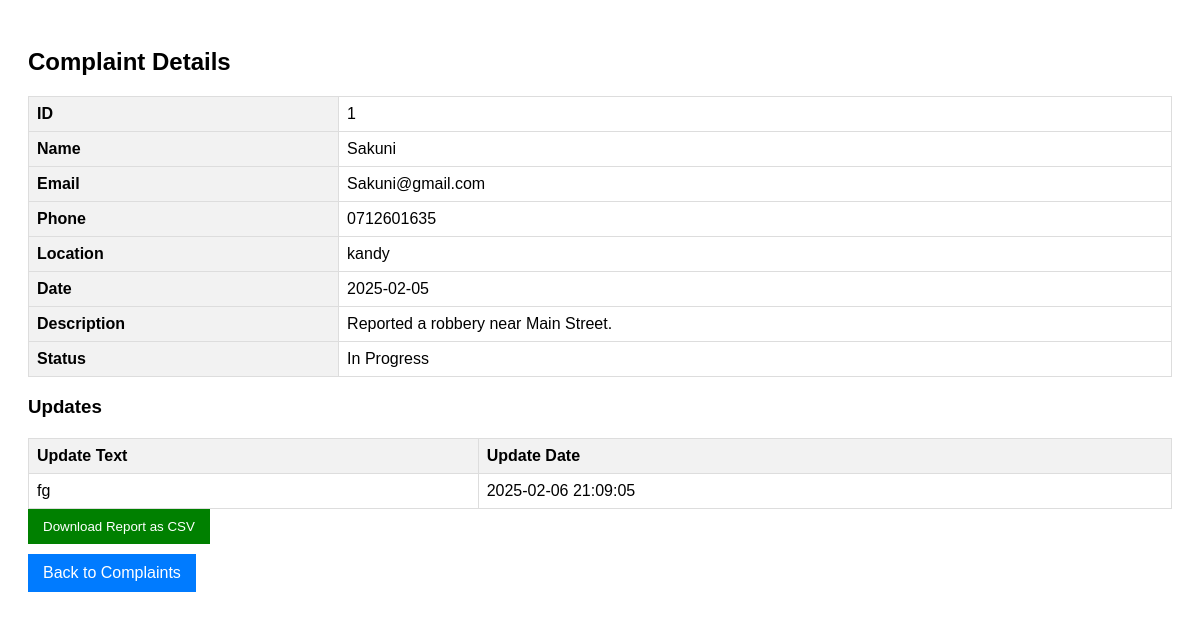
The page /Complaint_Details.php?id=1 on the database its author committed.
### tables this page shows
CREATE TABLE `crime_reports` (
  `id` int(11) NOT NULL,
  `name` varchar(255) NOT NULL,
  `email` varchar(255) NOT NULL,
  `phone` varchar(20) NOT NULL,
  `location` varchar(255) NOT NULL,
  `date` date NOT NULL,
  `description` text NOT NULL,
  `evidence` varchar(255) DEFAULT NULL,
  `submitted_at` timestamp NOT NULL DEFAULT current_timestamp(),
  `latitude` decimal(10,8) DEFAULT NULL,
  `longitude` decimal(11,8) DEFAULT NULL,
  `status` varchar(50) NOT NULL DEFAULT 'Pending',
  `notes` text DEFAULT NULL
);

CREATE TABLE `updates` (
  `id` int(11) NOT NULL,
  `report_id` int(11) DEFAULT NULL,
  `update_text` text NOT NULL,
  `update_date` timestamp NOT NULL DEFAULT current_timestamp()
);

### Complaint_Details.php (the view, shortened to what this page needs)
<?php
include 'database.php';
if (isset($_GET['id']) && is_numeric($_GET['id'])) {
    $complaint_id = intval($_GET['id']);
} else {
    die("Invalid Complaint ID.");
}
$sql = "SELECT * FROM crime_reports WHERE id = ?";
$stmt = mysqli_prepare($conn, $sql);
mysqli_stmt_bind_param($stmt, "i", $complaint_id);
mysqli_stmt_execute($stmt);
$result = mysqli_stmt_get_result($stmt);
$complaint = mysqli_fetch_assoc($result);
$updates_sql = "SELECT * FROM updates WHERE report_id = ? ORDER BY update_date DESC";
$updates_stmt = mysqli_prepare($conn, $updates_sql);
mysqli_stmt_bind_param($updates_stmt, "i", $complaint_id);
mysqli_stmt_execute($updates_stmt);
$updates_result = mysqli_stmt_get_result($updates_stmt);
?>
<!DOCTYPE html>
<html lang="en">
<head>
</head>
<body>
    <h2>Complaint Details</h2>
    <table>
        <tr><th>ID</th><td><?= htmlspecialchars($complaint['id']) ?></td></tr>
        <tr><th>Name</th><td><?= htmlspecialchars($complaint['name']) ?></td></tr>
        <tr><th>Email</th><td><?= htmlspecialchars($complaint['email']) ?></td></tr>
        <tr><th>Phone</th><td><?= htmlspecialchars($complaint['phone']) ?></td></tr>
        <tr><th>Location</th><td><?= htmlspecialchars($complaint['location']) ?></td></tr>
        <tr><th>Date</th><td><?= htmlspecialchars($complaint['date']) ?></td></tr>
        <tr><th>Description</th><td><?= nl2br(htmlspecialchars($complaint['description'])) ?></td></tr>
        <tr><th>Status</th><td><?= htmlspecialchars($complaint['status']) ?></td></tr>
    </table>
    <h3>Updates</h3>
    <?php if (mysqli_num_rows($updates_result) > 0): ?>
        <table>
            <tr><th>Update Text</th><th>Update Date</th></tr>
            <?php while ($update = mysqli_fetch_assoc($updates_result)): ?>
                <tr>
                    <td><?= htmlspecialchars($update['update_text']) ?></td>
                    <td><?= htmlspecialchars($update['update_date']) ?></td>
                </tr>
            <?php endwhile; ?>
        </table>
    <?php else: ?>
        <p>No updates available.</p>
    <?php endif; ?>
    <form method="POST">
        <button type="submit" name="download" class="download-btn">Download Report as CSV</button>
    </form>
    <a href="Police_Officer_View-Complaints.php" class="back-btn">Back to Complaints</a>
</body>
</html>

### Complaint_Details.php (style rules this page uses)
body { font-family: Arial, sans-serif; padding: 20px; }
table { width: 100%; border-collapse: collapse; margin-top: 20px; }
th, td { border: 1px solid #ddd; padding: 8px; text-align: left; }
th { background-color: #f2f2f2; }
.download-btn { padding: 10px 15px; background: green; color: white; border: none; cursor: pointer; }
.back-btn { display: inline-block; margin-top: 10px; padding: 10px 15px; background: #007bff; color: white; text-decoration: none; }

### rows shown on the page
crime_reports: id "1", name "Sakuni", email "Sakuni@gmail.com", phone "0712601635", location "kandy", date "2025-02-05", description "Reported a robbery near Main Street.", status "In Progress"
updates: update_text "fg", update_date "2025-02-06 21:09:05"
